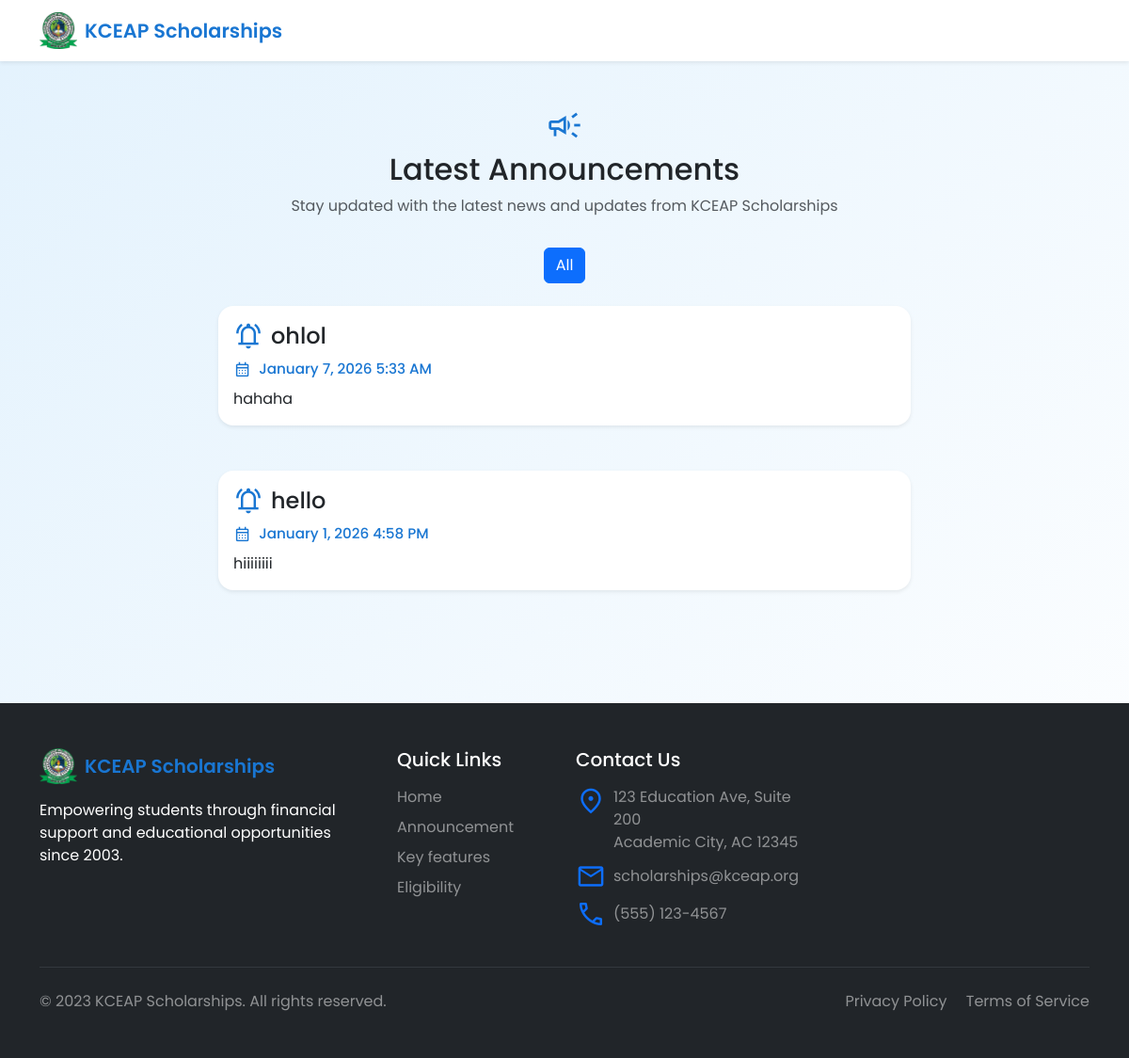
Page /announcement.php on the earlier database version.
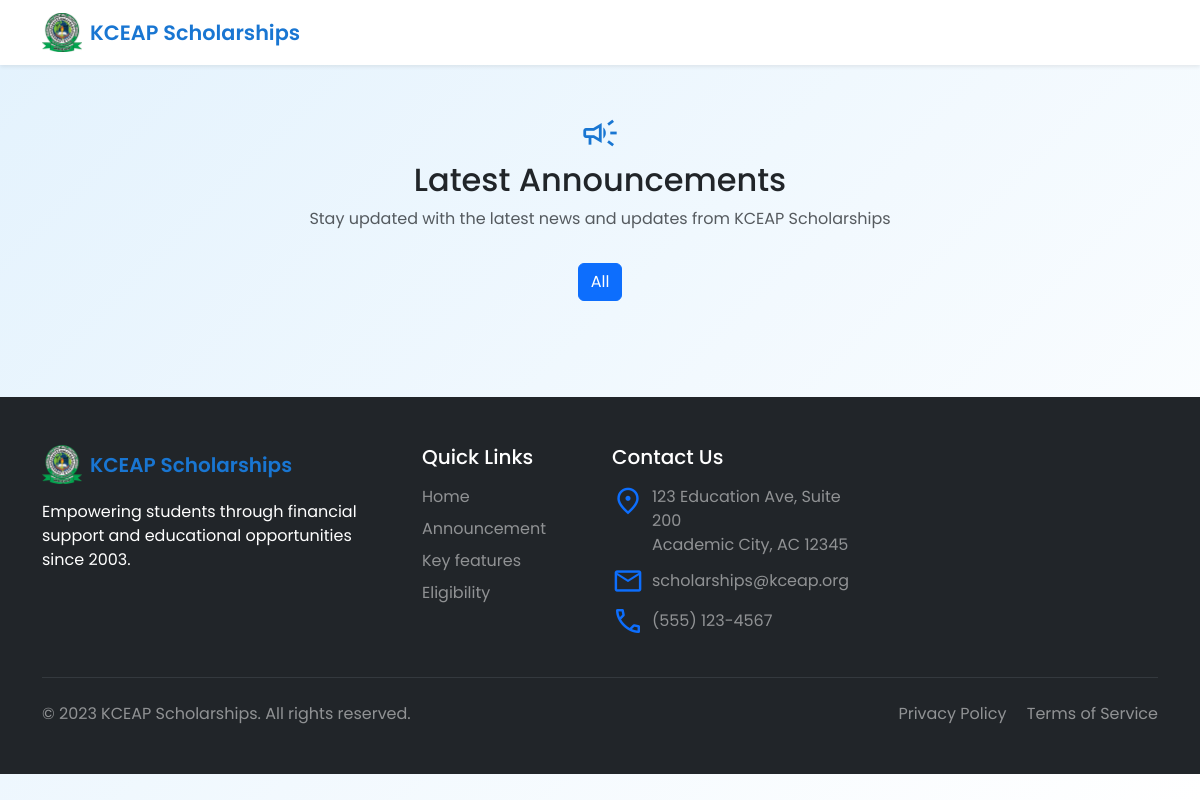
Same page on the later database version.
### tables this page shows
CREATE TABLE `announcement` (
  `id` int(10) UNSIGNED NOT NULL,
  `title` varchar(255) NOT NULL,
  `message` text NOT NULL,
  `attachment` varchar(255) DEFAULT NULL,
  `created_at` datetime DEFAULT current_timestamp(),
  `sent` tinyint(1) DEFAULT 0
);

### announcement.php (the view, shortened to what the changed rows need)
<?php
require_once __DIR__ . '/config/config.php';
$announcements = [];
if (isset($conn)) {
    $sql = "SELECT title, message, created_at, sent FROM announcement";
    $sql .= " ORDER BY created_at DESC";
    if ($result = $conn->query($sql)) {
        while ($row = $result->fetch_assoc()) {
            $announcements[] = [
                'title'   => $row['title'],
                'content' => $row['message'],
                'date'    => date('F j, Y g:i A', strtotime($row['created_at'])),
                'sent'    => (int)$row['sent']
            ];
        }
    }
}
?>
<!DOCTYPE html>
<html lang="en">
<head>
    <link href="https://cdn.jsdelivr.net/npm/bootstrap@5.3.0/dist/css/bootstrap.min.css" rel="stylesheet">
</head>
<body>
    <section class="py-5" id="announcements">
        <div class="container">
            <div class="text-center mb-4">
                <h2 class="section-title mb-2">Latest Announcements</h2>
            </div>
            <div class="row g-4 justify-content-center">
                <?php foreach ($announcements as $a): ?>
                <div class="col-md-8">
                    <div class="card announcement-card border-0 shadow-sm mb-4">
                        <div class="card-body">
                            <div class="d-flex align-items-center mb-2">
                                <span class="material-symbols-outlined me-2">notifications_active</span>
                                <h4 class="mb-0"><?= htmlspecialchars($a['title']) ?></h4>
                            </div>
                            <div class="announcement-date mb-2">
                                <span class="material-symbols-outlined align-middle me-1" style="font-size:1.2rem;">calendar_month</span>
                                <?= htmlspecialchars($a['date']) ?>
                            </div>
                            <p class="mb-0"><?= htmlspecialchars($a['content']) ?></p>
                        </div>
                    </div>
                </div>
                <?php endforeach; ?>
            </div>
        </div>
    </section>
</body>
</html>

Differences in the rows shown:
removed announcement: title "ohlol", date "January 7, 2026 5:33 AM", message "hahaha"
removed announcement: title "hello", date "January 1, 2026 4:58 PM", message "hiiiiiiii"
